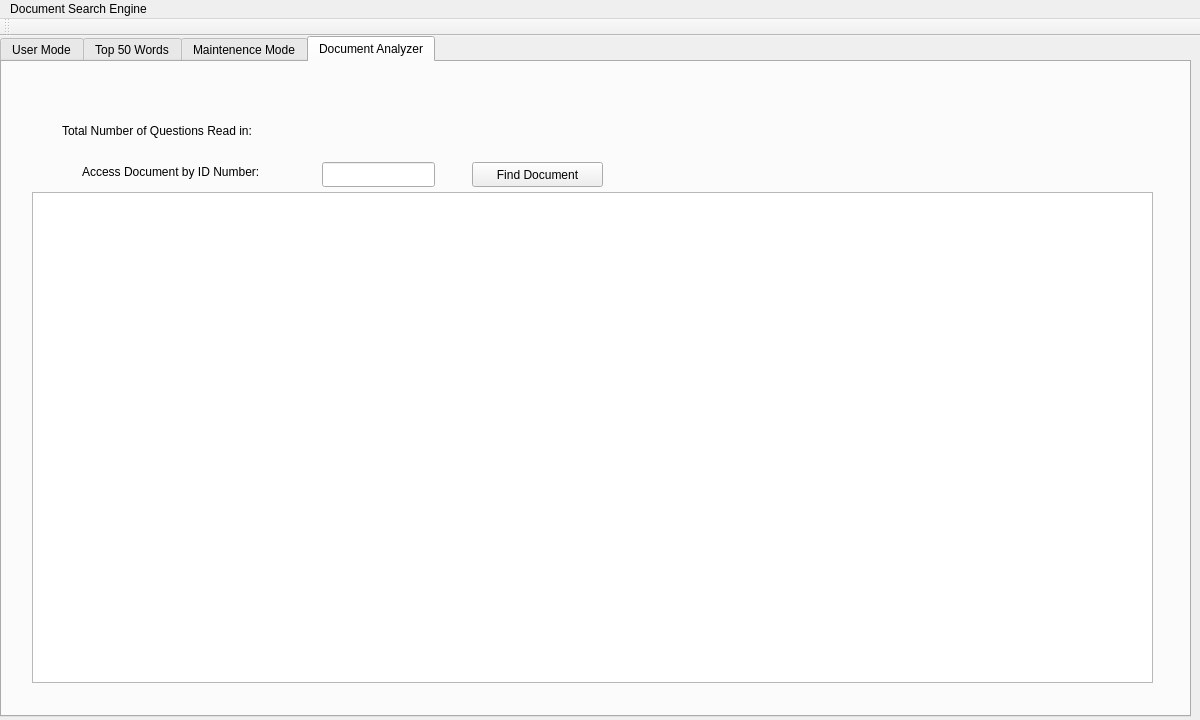
<?xml version="1.0" encoding="UTF-8"?>
<ui version="4.0">
 <class>MainWindow</class>
 <widget class="QMainWindow" name="MainWindow">
  <property name="geometry">
   <rect>
    <x>0</x>
    <y>0</y>
    <width>1200</width>
    <height>720</height>
   </rect>
  </property>
  <property name="windowTitle">
   <string>MainWindow</string>
  </property>
  <widget class="QWidget" name="centralWidget">
   <widget class="QTabWidget" name="tabwidget1">
    <property name="geometry">
     <rect>
      <x>0</x>
      <y>0</y>
      <width>1191</width>
      <height>681</height>
     </rect>
    </property>
    <property name="currentIndex">
     <number>3</number>
    </property>
    <widget class="QWidget" name="tab_1">
     <attribute name="title">
      <string>User Mode</string>
     </attribute>
     <widget class="QPushButton" name="pushButton_2">
      <property name="geometry">
       <rect>
        <x>130</x>
        <y>60</y>
        <width>151</width>
        <height>25</height>
       </rect>
      </property>
      <property name="text">
       <string>Display Top 50 Words</string>
      </property>
     </widget>
     <widget class="QLineEdit" name="lineEdit">
      <property name="geometry">
       <rect>
        <x>230</x>
        <y>100</y>
        <width>221</width>
        <height>31</height>
       </rect>
      </property>
     </widget>
     <widget class="QPushButton" name="startButton">
      <property name="geometry">
       <rect>
        <x>0</x>
        <y>10</y>
        <width>141</width>
        <height>31</height>
       </rect>
      </property>
      <property name="autoFillBackground">
       <bool>false</bool>
      </property>
      <property name="styleSheet">
       <string notr="true">background-color: rgb(138, 226, 52);
color: rgb(0, 0, 0);</string>
      </property>
      <property name="text">
       <string>Start Search Engine</string>
      </property>
      <property name="checkable">
       <bool>false</bool>
      </property>
      <property name="autoDefault">
       <bool>false</bool>
      </property>
      <property name="default">
       <bool>false</bool>
      </property>
      <property name="flat">
       <bool>false</bool>
      </property>
     </widget>
     <widget class="QLabel" name="label">
      <property name="geometry">
       <rect>
        <x>140</x>
        <y>110</y>
        <width>67</width>
        <height>17</height>
       </rect>
      </property>
      <property name="font">
       <font>
        <pointsize>12</pointsize>
        <weight>75</weight>
        <bold>true</bold>
        <underline>true</underline>
       </font>
      </property>
      <property name="text">
       <string>Search:</string>
      </property>
     </widget>
     <widget class="QLabel" name="label_start">
      <property name="geometry">
       <rect>
        <x>150</x>
        <y>20</y>
        <width>361</width>
        <height>17</height>
       </rect>
      </property>
      <property name="text">
       <string>Successfully started. Search Engine is now running...</string>
      </property>
     </widget>
     <widget class="QLabel" name="label_6">
      <property name="geometry">
       <rect>
        <x>0</x>
        <y>630</y>
        <width>111</width>
        <height>17</height>
       </rect>
      </property>
      <property name="text">
       <string>Execution Time:</string>
      </property>
     </widget>
     <widget class="QLabel" name="label_time">
      <property name="geometry">
       <rect>
        <x>110</x>
        <y>630</y>
        <width>91</width>
        <height>17</height>
       </rect>
      </property>
      <property name="text">
       <string/>
      </property>
     </widget>
     <widget class="QLabel" name="label_8">
      <property name="geometry">
       <rect>
        <x>170</x>
        <y>630</y>
        <width>67</width>
        <height>17</height>
       </rect>
      </property>
      <property name="text">
       <string>Seconds</string>
      </property>
     </widget>
     <widget class="QLabel" name="label_starting">
      <property name="geometry">
       <rect>
        <x>150</x>
        <y>20</y>
        <width>491</width>
        <height>17</height>
       </rect>
      </property>
      <property name="text">
       <string>Starting Search Engine... Please Wait! This may take a few minutes!</string>
      </property>
     </widget>
     <widget class="QLabel" name="label_dataStartType">
      <property name="geometry">
       <rect>
        <x>150</x>
        <y>20</y>
        <width>541</width>
        <height>17</height>
       </rect>
      </property>
      <property name="text">
       <string>Default Data Type: Hash Table (Change in Maintenence Mode Before Starting)</string>
      </property>
     </widget>
     <widget class="QPushButton" name="pushButton_4">
      <property name="geometry">
       <rect>
        <x>480</x>
        <y>100</y>
        <width>111</width>
        <height>31</height>
       </rect>
      </property>
      <property name="styleSheet">
       <string notr="true">color: rgb(239, 41, 41);</string>
      </property>
      <property name="text">
       <string>Search</string>
      </property>
     </widget>
    </widget>
    <widget class="QWidget" name="tab_3">
     <attribute name="title">
      <string>Top 50 Words</string>
     </attribute>
     <widget class="QLabel" name="label_2">
      <property name="geometry">
       <rect>
        <x>20</x>
        <y>30</y>
        <width>211</width>
        <height>17</height>
       </rect>
      </property>
      <property name="font">
       <font>
        <pointsize>12</pointsize>
        <weight>75</weight>
        <bold>true</bold>
        <underline>true</underline>
       </font>
      </property>
      <property name="text">
       <string>List of Top 50 Used Words:</string>
      </property>
     </widget>
    </widget>
    <widget class="QWidget" name="tab_2">
     <attribute name="title">
      <string>Maintenence Mode</string>
     </attribute>
     <widget class="QLabel" name="label_3">
      <property name="geometry">
       <rect>
        <x>40</x>
        <y>30</y>
        <width>151</width>
        <height>17</height>
       </rect>
      </property>
      <property name="font">
       <font>
        <weight>75</weight>
        <bold>true</bold>
        <underline>true</underline>
       </font>
      </property>
      <property name="text">
       <string>Add New Data Files:</string>
      </property>
     </widget>
     <widget class="QPushButton" name="buttonAddTag">
      <property name="geometry">
       <rect>
        <x>110</x>
        <y>60</y>
        <width>131</width>
        <height>25</height>
       </rect>
      </property>
      <property name="text">
       <string>Add Tag File</string>
      </property>
     </widget>
     <widget class="QPushButton" name="buttonAddQuestion">
      <property name="geometry">
       <rect>
        <x>110</x>
        <y>100</y>
        <width>131</width>
        <height>25</height>
       </rect>
      </property>
      <property name="text">
       <string>Add Question File</string>
      </property>
     </widget>
     <widget class="QPushButton" name="pushButton_5">
      <property name="geometry">
       <rect>
        <x>200</x>
        <y>130</y>
        <width>171</width>
        <height>51</height>
       </rect>
      </property>
      <property name="text">
       <string>Confirm and Load Files</string>
      </property>
     </widget>
     <widget class="QLabel" name="label_4">
      <property name="geometry">
       <rect>
        <x>260</x>
        <y>60</y>
        <width>911</width>
        <height>17</height>
       </rect>
      </property>
      <property name="text">
       <string/>
      </property>
     </widget>
     <widget class="QLabel" name="label_5">
      <property name="geometry">
       <rect>
        <x>260</x>
        <y>100</y>
        <width>901</width>
        <height>17</height>
       </rect>
      </property>
      <property name="text">
       <string/>
      </property>
     </widget>
     <widget class="QLabel" name="label_10">
      <property name="geometry">
       <rect>
        <x>40</x>
        <y>200</y>
        <width>121</width>
        <height>17</height>
       </rect>
      </property>
      <property name="font">
       <font>
        <weight>75</weight>
        <bold>true</bold>
        <underline>true</underline>
       </font>
      </property>
      <property name="text">
       <string>Data Type:</string>
      </property>
     </widget>
     <widget class="QCheckBox" name="checkBox">
      <property name="geometry">
       <rect>
        <x>140</x>
        <y>240</y>
        <width>101</width>
        <height>23</height>
       </rect>
      </property>
      <property name="text">
       <string>Hash Table</string>
      </property>
     </widget>
     <widget class="QCheckBox" name="checkBox_2">
      <property name="geometry">
       <rect>
        <x>350</x>
        <y>240</y>
        <width>92</width>
        <height>23</height>
       </rect>
      </property>
      <property name="text">
       <string>Avl Tree</string>
      </property>
     </widget>
     <widget class="QLabel" name="label_11">
      <property name="geometry">
       <rect>
        <x>40</x>
        <y>320</y>
        <width>121</width>
        <height>17</height>
       </rect>
      </property>
      <property name="font">
       <font>
        <weight>75</weight>
        <bold>true</bold>
        <underline>true</underline>
       </font>
      </property>
      <property name="text">
       <string>Clear All Data:</string>
      </property>
     </widget>
     <widget class="QPushButton" name="pushButton_3">
      <property name="geometry">
       <rect>
        <x>140</x>
        <y>360</y>
        <width>271</width>
        <height>71</height>
       </rect>
      </property>
      <property name="text">
       <string>Clear All Data Entries</string>
      </property>
     </widget>
    </widget>
    <widget class="QWidget" name="tab">
     <attribute name="title">
      <string>Document Analyzer</string>
     </attribute>
     <widget class="QLabel" name="label_7">
      <property name="geometry">
       <rect>
        <x>60</x>
        <y>60</y>
        <width>261</width>
        <height>17</height>
       </rect>
      </property>
      <property name="text">
       <string>Total Number of Questions Read in:</string>
      </property>
     </widget>
     <widget class="QLabel" name="label_9">
      <property name="geometry">
       <rect>
        <x>80</x>
        <y>100</y>
        <width>221</width>
        <height>20</height>
       </rect>
      </property>
      <property name="text">
       <string>Access Document by ID Number:</string>
      </property>
     </widget>
     <widget class="QLineEdit" name="lineEdit_2">
      <property name="geometry">
       <rect>
        <x>320</x>
        <y>100</y>
        <width>113</width>
        <height>25</height>
       </rect>
      </property>
     </widget>
     <widget class="QTextBrowser" name="textBrowser">
      <property name="geometry">
       <rect>
        <x>30</x>
        <y>130</y>
        <width>1121</width>
        <height>491</height>
       </rect>
      </property>
     </widget>
     <widget class="QPushButton" name="pushButton">
      <property name="geometry">
       <rect>
        <x>470</x>
        <y>100</y>
        <width>131</width>
        <height>25</height>
       </rect>
      </property>
      <property name="text">
       <string>Find Document</string>
      </property>
     </widget>
     <widget class="QLabel" name="label_12">
      <property name="geometry">
       <rect>
        <x>310</x>
        <y>60</y>
        <width>131</width>
        <height>17</height>
       </rect>
      </property>
      <property name="text">
       <string/>
      </property>
     </widget>
    </widget>
   </widget>
  </widget>
  <widget class="QToolBar" name="mainToolBar">
   <attribute name="toolBarArea">
    <enum>TopToolBarArea</enum>
   </attribute>
   <attribute name="toolBarBreak">
    <bool>false</bool>
   </attribute>
  </widget>
  <widget class="QMenuBar" name="menuBar">
   <property name="geometry">
    <rect>
     <x>0</x>
     <y>0</y>
     <width>1200</width>
     <height>22</height>
    </rect>
   </property>
   <widget class="QMenu" name="menuDocument_Search_Engine">
    <property name="title">
     <string>Document Search Engine</string>
    </property>
    <widget class="QMenu" name="menuUser_Interface">
     <property name="title">
      <string>User Interface</string>
     </property>
     <addaction name="actionSearch"/>
     <addaction name="actionAccess_Top_50_Words"/>
     <addaction name="actionAccess_Recent_Searches"/>
    </widget>
    <addaction name="menuUser_Interface"/>
    <addaction name="actionMaintenence_Mode"/>
   </widget>
   <addaction name="menuDocument_Search_Engine"/>
  </widget>
  <action name="actionClear_All_Data">
   <property name="text">
    <string>Clear All Data</string>
   </property>
  </action>
  <action name="actionAdd_Files">
   <property name="text">
    <string>Add Files</string>
   </property>
  </action>
  <action name="actionDisplay_Recent_Searches">
   <property name="text">
    <string>Display Recent Searches</string>
   </property>
  </action>
  <action name="actionClear_Entered_Data">
   <property name="text">
    <string>Clear Entered Data</string>
   </property>
  </action>
  <action name="actionAccess_Top_50_Words">
   <property name="text">
    <string>Access Top 50 Words</string>
   </property>
   <property name="menuRole">
    <enum>QAction::TextHeuristicRole</enum>
   </property>
  </action>
  <action name="actionSearch">
   <property name="text">
    <string>Search</string>
   </property>
  </action>
  <action name="actionAccess_Recent_Searches">
   <property name="text">
    <string>Access Recent Searches</string>
   </property>
  </action>
  <action name="actionMaintenence_Mode">
   <property name="text">
    <string>Maintenence Mode</string>
   </property>
  </action>
 </widget>
 <layoutdefault spacing="6" margin="11"/>
 <resources/>
 <connections/>
</ui>
